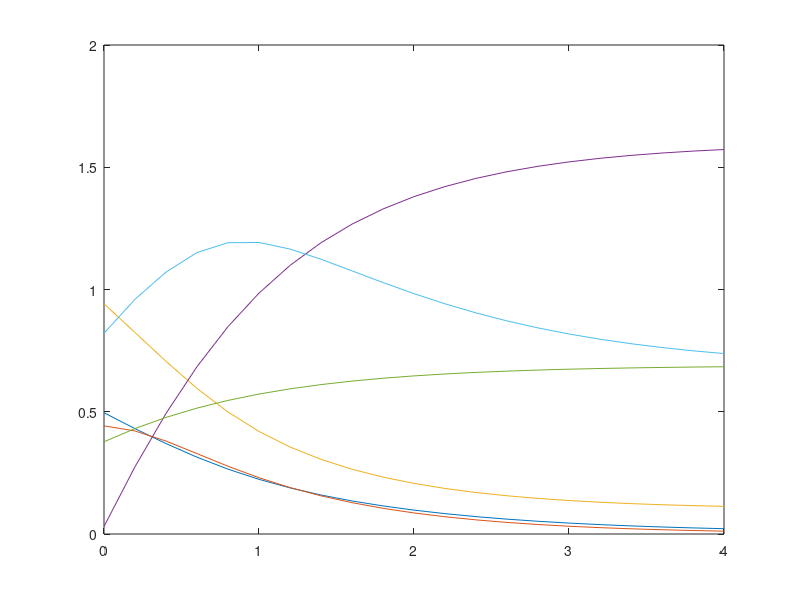

Here is the MATLAB script that generated this plot:
function [t,y] = srep05030_example2()
h = zeros(6,6);

h(1,2) = 0.7;
h(1,3) = 0.32;
h(1,6) = 0.04;

h(2,1) = 0.7;
h(2,3) = 0.9;

h(3,1) = 0.845;
h(3,2) = 0.91;
h(3,3) = 0.75;
h(3,4) = 0.11;

h(4,1) = -0.13;
h(4,2) = -0.6;
h(4,3) = -0.68;
h(4,5) = -0.22;

h(5,1) = -0.69;

h(6,2) = -0.27;
h(6,4) = -0.95;
h(6,5) = -0.375;

[t,y] = ode45(@(t,x) ode_model(t,x,h),[0:.2:4],rand(6,1));
plot(t,y)
y
end

function dx = ode_model(t,x,h)
    dx = zeros(6,1);
    for i=1:6
       dx(i) = -x(i);
       for k=1:6
           temp = 0.0;
           if h(i,k) < 0
               temp = 1.0./(1.0+x(k).^5);
           end
           if h(i,k) > 0
               temp = x(k).^5./(1.0+x(k).^5);
           end
           dx(i) = dx(i) + abs(h(i,k))*temp;
       end
    end
end
